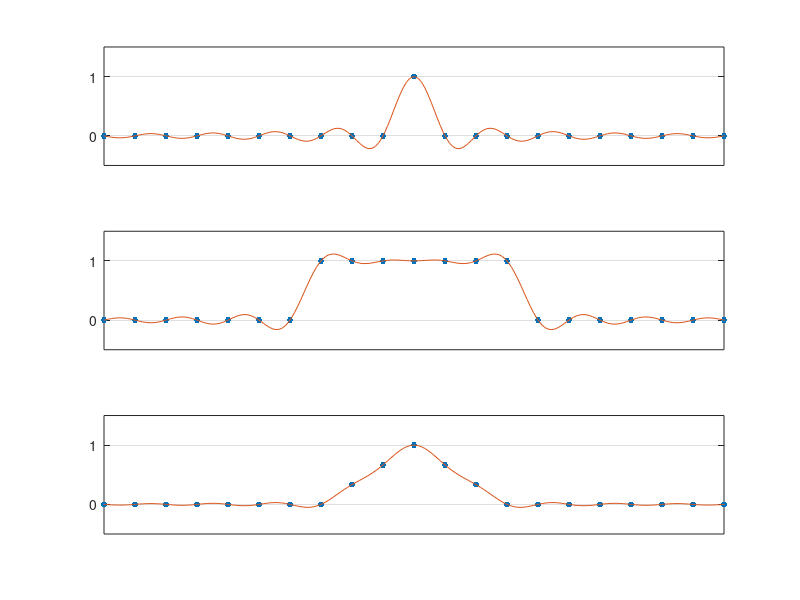
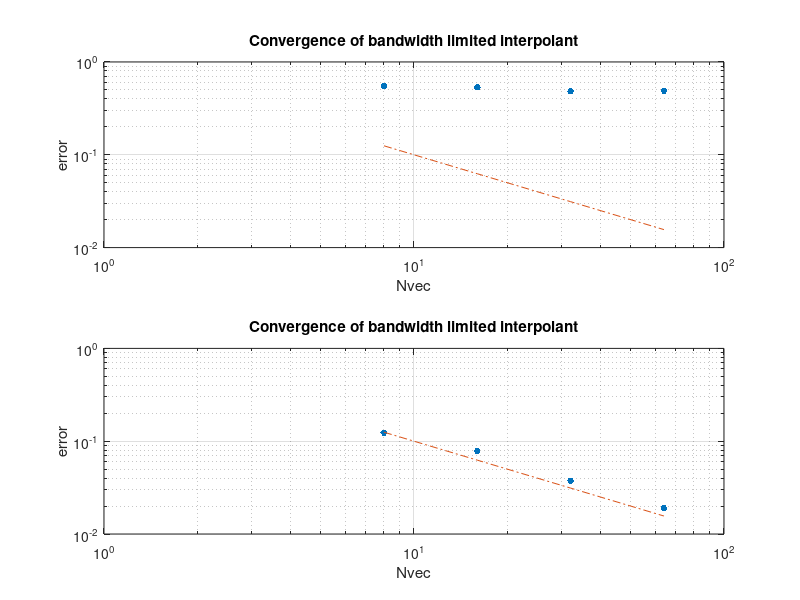

The MATLAB script that drew these images, in order:
% p3.m - band-limited interpolation
h = 1; xmax = 10; clf
x = -xmax:h:xmax;
% computational grid
xx = -xmax-h/20:h/10:xmax+h/20;
% plotting grid
for plt = 1:3
subplot(3,1,plt)
switch plt
case 1, v = (x==0);
% delta function
case 2, v = (abs(x)<=3);
% square wave
case 3, v = max(0,1-abs(x)/3);
% hat function
end
plot(x,v,'.','markersize',14), grid on
p = zeros(size(xx));
for i = 1:length(x),
p = p + v(i)*sin(pi*(xx-x(i))/h)./(pi*(xx-x(i))/h);
end
line(xx,p,'linewidth',.7), axis([-xmax xmax -.5 1.5])
set(gca,'xtick',[]), set(gca,'ytick',[0 1])
end

%Excercise 2.7, completed
hold off
figure
Nvec = 2.^(3:6);
%Nvec = 2.^(3);
error = zeros(size(Nvec));
for plt = 2:3
  subplot(2,1,plt-1)
  meshindex = 0;
  for N = Nvec
  meshindex = meshindex + 1;
  h = 2.0 * xmax / N;
  x = -xmax:h:xmax;
  xx = -xmax-h/2:h:xmax+h/2;
  switch plt
  case 2, 
    v = (abs(x)<=3);
    vtocmp = (abs(xx) <=3 ); 
  % square wave
  case 3,
    v = max(0,1-abs(x)/3);
    vtocmp = max(0,1-abs(xx)/3); 
  % hat function
  end
  p = zeros(size(xx));
  for i = 1:length(x),
  p = p + v(i)*sin(pi*(xx-x(i))/h)./(pi*(xx-x(i))/h);
  end
  error(meshindex) = norm (vtocmp - p, inf);
  end
  %figure
  loglog(Nvec,error,'.','markersize',15);
  hold on
  grid on, xlabel Nvec, ylabel error
  title('Convergence of bandwidth limited interpolant')
  semilogy(Nvec,Nvec.^(-1),'-.')
  %hold off
end
